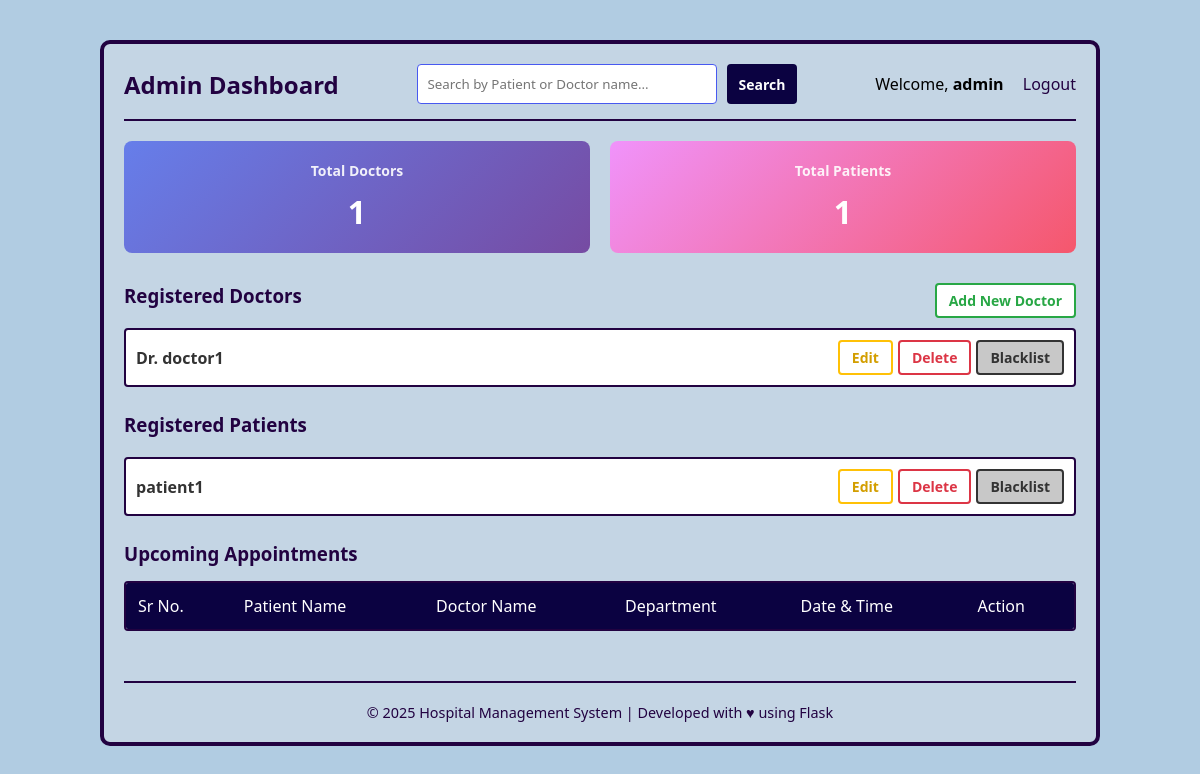
The app's page /admin_dashboard (signed in), older data.
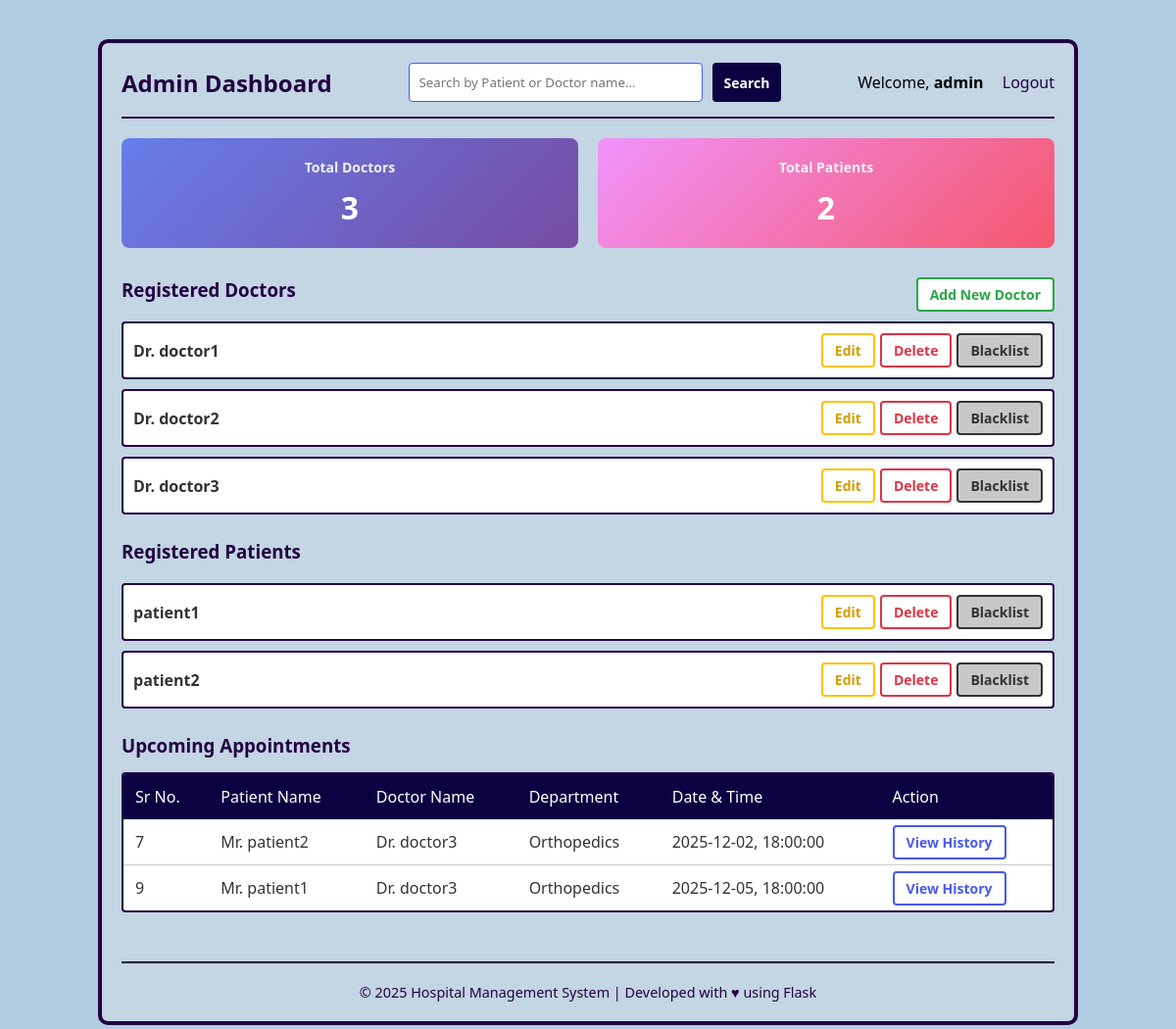
The same page, newer data.
### application/models.py (models this page shows)
class Doctor(db.Model):
    id = db.Column(db.Integer, primary_key=True)
    email = db.Column(db.String(), unique=True, nullable=False)
    username = db.Column(db.String(), unique=True, nullable=False)
    password = db.Column(db.String(), nullable=False)
    name = db.Column(db.String(), nullable=False)
    Dep_id = db.Column(db.Integer, db.ForeignKey("department.id"), nullable=False)
    gender = db.Column(db.Enum('Male', 'Female'), nullable=False)
    appointments = db.relationship('Appointment', backref='doctor')

class Patient(db.Model):
    id = db.Column(db.Integer, primary_key=True)
    email = db.Column(db.String(), unique=True, nullable=False)
    username = db.Column(db.String(), unique=True, nullable=False)
    password = db.Column(db.String(), nullable=False)
    name = db.Column(db.String(), nullable=False)
    age = db.Column(db.Integer)
    gender = db.Column(db.Enum('Male', 'Female'))
    appointments = db.relationship('Appointment', backref='patient')

class Department(db.Model):
    id = db.Column(db.Integer, primary_key=True)
    dep_name = db.Column(db.String(), nullable=False)
    description = db.Column(db.String(), nullable=False)
    doctors_registered = db.relationship('Doctor', backref='department')

class Appointment(db.Model):
    id = db.Column(db.Integer, primary_key=True)
    p_id = db.Column(db.Integer, db.ForeignKey("patient.id"), nullable=False)
    d_id = db.Column(db.Integer, db.ForeignKey("doctor.id"), nullable=False)
    date = db.Column(db.Date, nullable=False)
    time = db.Column(db.Time, nullable=False)
    status = db.Column(db.Enum('Booked', 'Completed', 'Cancelled'), nullable=False)
    treatments = db.relationship('Treatment', backref='appointment')

### application/controllers.py (the view)
@app.route("/admin_dashboard", methods=["GET", "POST"])
def admin_dashboard():
    if session.get('user_type') != 'admin':
        flash('Access denied.', 'error')
        return redirect(url_for('home'))
    query = request.args.get('q', '').strip()
    doctors_q = Doctor.query
    patients_q = Patient.query
    appointments_q = Appointment.query.join(Patient).join(Doctor)
    if query:
        search = f"%{query}%"
        doctors = doctors_q.filter(Doctor.name.ilike(search)).all()
        patients = patients_q.filter(Patient.name.ilike(search)).all()
        appointments = appointments_q.filter(
            Patient.name.ilike(search) | Doctor.name.ilike(search)
        ).all()
    else:
        doctors = doctors_q.all()
        patients = patients_q.all()
        appointments = appointments_q.all()
    appointments_with_details = []
    for appt in appointments:
        appointments_with_details.append({
            'id': appt.id,
            'patient': appt.patient,   # use backref provided objects
            'doctor': appt.doctor,
            'date': appt.date,
            'time': appt.time,
            'status': appt.status
        })
    return render_template('admin_dashboard.html', doctors=doctors, patients=patients, appointments=appointments_with_details)

### templates/admin_dashboard.html (shortened to what this page needs)
{% extends "base.html" %}
{% block search_box %}
<form action="{{ url_for('admin_dashboard') }}" method="GET" style="display: flex; gap: 10px;">
    <input type="text"
           name="q"
           value="{{ request.args.get('q', '') }}"
           placeholder="Search by Patient or Doctor name..."
           style="width: 300px; padding: 10px; border-radius: 4px; border: 1px solid #4859f0;">
    <button type="submit" class="btn btn-search">Search</button>
</form>
{% endblock %}
{% block content %}
<div class="section" style="display: flex; gap: 20px; margin-bottom: 30px;">
    <div class="stat-card" style="flex: 1; padding: 20px; background: linear-gradient(135deg, #667eea 0%, #764ba2 100%); border-radius: 8px; color: white; text-align: center;">
        <h4 style="margin: 0 0 10px 0; font-size: 14px; opacity: 0.9;">Total Doctors</h4>
        <p style="margin: 0; font-size: 32px; font-weight: bold;">{{ doctors|length }}</p>
    </div>
    <div class="stat-card" style="flex: 1; padding: 20px; background: linear-gradient(135deg, #f093fb 0%, #f5576c 100%); border-radius: 8px; color: white; text-align: center;">
        <h4 style="margin: 0 0 10px 0; font-size: 14px; opacity: 0.9;">Total Patients</h4>
        <p style="margin: 0; font-size: 32px; font-weight: bold;">{{ patients|length }}</p>
    </div>
</div>
<div class="section">
    <div class="section-header">
        <h3>Registered Doctors</h3>
        <a href="/doctor_register" class="btn btn-create">
            Add New Doctor
        </a>
    </div>
    <div class="list-container">
        {% if doctors|length == 0 %}
            <p style="color: #666; padding: 20px; text-align: center;">
                No doctors registered yet.
            </p>
        {% else %}
            {% for doctor in doctors %}
            <div class="list-item">
                <span class="name">Dr. {{ doctor.name }}</span>
                <div class="actions">
                    <a href="{{ url_for('edit_doctor', doctor_id=doctor.id) }}" class="btn btn-edit">Edit</a>
                    <a href="{{ url_for('delete_doctor', doctor_id=doctor.id) }}" class="btn btn-delete"
                       onclick="return confirm('Are you sure you want to delete Dr. {{ doctor.name }}? This cannot be undone.')">
                        Delete
                    </a>
                    <a href="{{ url_for('blacklist_doctor', doctor_id=doctor.id) }}" class="btn btn-blacklist"
                       onclick="return confirm('Are you sure you want to blacklist Dr. {{ doctor.name }}? This cannot be undone.')">
                        Blacklist
                    </a>
                </div>
            </div>
            {% endfor %}
        {% endif %}
    </div>
</div>
<div class="section">
    <div class="section-header">
        <h3>Registered Patients</h3>
    </div>
    <div class="list-container">
        {% if patients|length == 0 %}
            <p style="color: #666; padding: 20px; text-align: center;">
                No patients registered yet.
            </p>
        {% else %}
            {% for patient in patients %}
            <div class="list-item">
                <span class="name">{{ patient.name }}</span>
                <div class="actions">
                    <a href="{{ url_for('edit_patient', patient_id=patient.id) }}" class="btn btn-edit">Edit</a>
                    <a href="{{ url_for('delete_patient', patient_id=patient.id) }}"
                       class="btn btn-delete"
                       onclick="return confirm('Delete {{ patient.name }} permanently?')">
                        Delete
                    </a>
                    <a href="{{ url_for('blacklist_patient', patient_id=patient.id) }}"
                       class="btn btn-blacklist"
                       onclick="return confirm('Blacklist {{ patient.name }}?')">
                        Blacklist
                    </a>
                </div>
            </div>
            {% endfor %}
        {% endif %}
    </div>
</div>
<div class="section">
    <h3 style="margin-bottom: 15px;">Upcoming Appointments</h3>
    {% if appointments|length == 0 %}
        <p style="color: #666; padding: 20px; text-align: center; background: #f8f9ff; border-radius: 8px;">
            No upcoming appointments.
        </p>
    {% else %}
        <table class="appoint-table">
            <thead>
                <tr>
                    <th>Sr No.</th>
                    <th>Patient Name</th>
                    <th>Doctor Name</th>
                    <th>Department</th>
                    <th>Date & Time</th>
                    <th>Action</th>
                </tr>
            </thead>
            <tbody>
                {% for appointment in appointments %}
                {% if appointment.status=='Booked' %}
                <tr>
                    <td>{{appointment.id}}</td>
                    <td>Mr. {{appointment.patient.name}}</td>
                    <td>Dr. {{appointment.doctor.name}}</td>
                    <td>{{appointment.doctor.department.dep_name}}</td>
                    <td>{{appointment.date}}, {{appointment.time}}</td>
                    <td><a href="{{ url_for('view_appointment', appt_id=appointment.id) }}" class="btn btn-view">View History</a></td>
                </tr>
                {% endif %}
                {% endfor %}
            </tbody>
        </table>
    {% endif %}
</div>
{% endblock %}

### templates/base.html (shortened to what this page needs)
<!DOCTYPE html>
<html lang="en">
<head>
    <link rel="stylesheet" href="{{ url_for('static', filename='style1.css') }}">
</head>
<body>
    <div class="dashboard-container">
        <div class="nav-bar">
            <h2>
                {% if session.user_type == 'admin' %}
                    Admin Dashboard
                {% elif session.user_type == 'doctor' %}
                    Doctor Dashboard
                {% elif session.user_type == 'patient' %}
                    Patient Dashboard
                {% else %}
                    Hospital Management System
                {% endif %}
            </h2>
            <div class="search-box">
                {% block search_box %}{% endblock %}
            </div>
            <div>
                {% if session.username %}
                    <span style="margin-right: 15px;">Welcome, <strong>{{ session.username }}</strong></span>
                    <a href="{{ url_for('logout') }}" style="color: rgb(34, 2, 65); text-decoration: none;">Logout</a>
                {% endif %}
            </div>
        </div>
        <main>
            {% block content %}{% endblock %}
        </main>
        <footer style="
            margin-top: 50px;
            padding-top: 20px;
            border-top: 2px solid rgb(34, 2, 65);
            text-align: center;
            color: rgb(34, 2, 65);
            font-size: 0.9em;
        ">
            © 2025 Hospital Management System | Developed with ♥ using Flask
        </footer>
    </div>
</body>
</html>

### static/style1.css (style rules this page uses)
* { margin: 0; padding: 0; box-sizing: border-box; font-family: 'Segoe UI', Tahoma, Geneva, Verdana, sans-serif; }
body { background-color: rgb(177, 204, 226); display: flex; justify-content: center; padding: 20px; }
.dashboard-container { background-color: rgb(196, 213, 228); border: 4px solid rgb(34, 2, 65); border-radius: 10px; width: 100%; max-width: 1000px; padding: 20px; margin-top: 20px; }
.nav-bar { display: flex; justify-content: space-between; align-items: center; border-bottom: 2px solid rgb(34, 2, 65); padding-bottom: 15px; margin-bottom: 20px; }
.nav-bar h2 { color: rgb(34, 2, 65); }
.search-box { display: flex; gap: 10px; }
.search-box input { padding: 8px; border-radius: 4px; border: 1px solid #4859f0; background-color: white; width: 250px; }
.section h3 { color: rgb(34, 2, 65); margin-bottom: 10px; }
.section { margin-bottom: 25px; }
.section-header { display: flex; justify-content: space-between; align-items: center; margin-bottom: 10px; }
.list-container { display: flex; flex-direction: column; gap: 10px; }
.list-item { display: flex; justify-content: space-between; align-items: center; border: 2px solid rgb(34, 2, 65); border-radius: 4px; padding: 10px; background-color: white; }
.list-item .name { color: #333; font-weight: bold; }
.actions { display: flex; gap: 5px; }
.appoint-table { width: 100%; border-collapse: separate; border-spacing: 0; border: 2px solid rgb(34, 2, 65); background-color: white; border-radius: 4px; overflow: hidden; }
.appoint-table th { background-color: rgb(11, 2, 65); color: white; padding: 12px; text-align: left; font-weight: normal; }
.appoint-table td { padding: 12px; border-bottom: 1px solid #ccc; color: #333; }
.appoint-table tr:last-child td { border-bottom: none; }
.btn { border-radius: 4px; padding: 6px 12px; cursor: pointer; font-size: 14px; font-weight: bold; transition: 0.3s; text-decoration: none; }
.btn-search { background-color: rgb(11, 2, 65); color: white; border: none; }
.btn-create { background-color: white; border: 2px solid #28a745; color: #28a745; }
.btn-edit { background-color: white; border: 2px solid #ffc107; color: #d39e00; }
.btn-delete { background-color: white; border: 2px solid #dc3545; color: #dc3545; }
.btn-blacklist { background-color: rgb(200, 200, 200); border: 2px solid #333; color: #333; }
.btn-view { background-color: white; border: 2px solid #4859f0; color: #4859f0; }

Row changes from the older to the newer data that the page shows:
added Doctor: name "doctor2"
added Doctor: name "doctor3", doctor.name "doctor3" "doctor3"
added Patient: name "patient2", patient.name "patient2"
now on this page (row unchanged): Department: doctor.department.dep_name "Orthopedics" "Orthopedics"
added Appointment: date "2025-12-02", time "18:00:00"
added Appointment: date "2025-12-05", time "18:00:00"
Text that changed along with them:
{{ doctors|length }}: "1" → "3"
{{ patients|length }}: "1" → "2"
new list line: "7 Mr. Dr. , View History"
new list line: "9 Mr. Dr. , View History"
new list line: "patient1"
